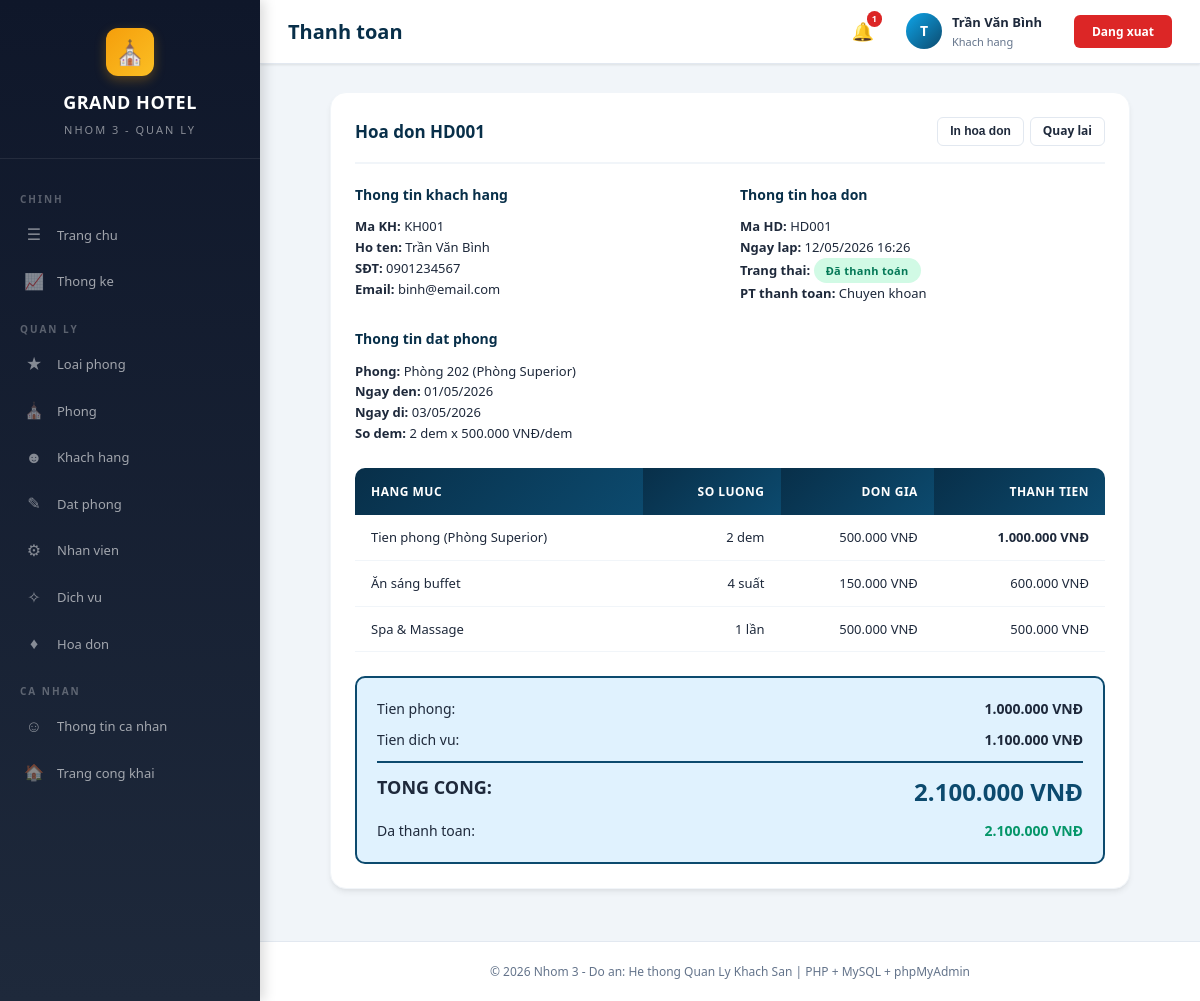
The app's page /thanhtoan.php?id=1 (signed in) with its own data.
### tables this page shows
CREATE TABLE IF NOT EXISTS hoadon (
    id INT AUTO_INCREMENT PRIMARY KEY,
    mahoadon VARCHAR(20) NOT NULL UNIQUE,
    datphong_id INT NOT NULL,
    nhanvien_id INT,
    ngaylap TIMESTAMP DEFAULT CURRENT_TIMESTAMP,
    tienphong DECIMAL(12,2) DEFAULT 0,
    tiendichvu DECIMAL(12,2) DEFAULT 0,
    tongtien DECIMAL(12,2) DEFAULT 0,
    phuthu DECIMAL(12,2) DEFAULT 0,
    giamgia DECIMAL(12,2) DEFAULT 0,
    thanhtoan DECIMAL(12,2) DEFAULT 0,
    trangthai ENUM('chua_thanh_toan', 'da_thanh_toan', 'da_huy') DEFAULT 'chua_thanh_toan',
    pt_thanhtoan ENUM('tien_mat', 'chuyen_khoan', 'the') DEFAULT 'tien_mat',
    ghichu TEXT,
    FOREIGN KEY (datphong_id) REFERENCES datphong(id) ON DELETE RESTRICT,
    FOREIGN KEY (nhanvien_id) REFERENCES nhanvien(id) ON DELETE SET NULL
);

CREATE TABLE IF NOT EXISTS khachhang (
    id INT AUTO_INCREMENT PRIMARY KEY,
    makh VARCHAR(20) NOT NULL UNIQUE,
    taikhoan_id INT,
    hoten VARCHAR(100) NOT NULL,
    cmnd VARCHAR(20),
    sdt VARCHAR(15),
    email VARCHAR(100),
    diachi TEXT,
    gioitinh ENUM('Nam', 'Nu', 'Khac') DEFAULT 'Nam',
    ngaysinh DATE,
    quoctich VARCHAR(50) DEFAULT 'Việt Nam',
    ghichu TEXT,
    created_at TIMESTAMP DEFAULT CURRENT_TIMESTAMP,
    FOREIGN KEY (taikhoan_id) REFERENCES taikhoan(id) ON DELETE SET NULL
);

CREATE TABLE IF NOT EXISTS phong (
    id INT AUTO_INCREMENT PRIMARY KEY,
    maphong VARCHAR(20) NOT NULL UNIQUE,
    tenphong VARCHAR(100) NOT NULL,
    loaiphong_id INT NOT NULL,
    tang INT DEFAULT 1,
    trangthai ENUM('trong', 'dang_thue', 'bao_tri', 'da_dat') DEFAULT 'trong',
    mota TEXT,
    hinhanh VARCHAR(255) DEFAULT '',
    created_at TIMESTAMP DEFAULT CURRENT_TIMESTAMP,
    FOREIGN KEY (loaiphong_id) REFERENCES loaiphong(id) ON DELETE RESTRICT
);

CREATE TABLE IF NOT EXISTS loaiphong (
    id INT AUTO_INCREMENT PRIMARY KEY,
    tenloai VARCHAR(100) NOT NULL,
    mota TEXT,
    giaban DECIMAL(12,2) NOT NULL DEFAULT 0,
    sophong_max INT DEFAULT 2,
    tienich TEXT,
    hinhanh VARCHAR(255) DEFAULT ''
);

CREATE TABLE IF NOT EXISTS datphong (
    id INT AUTO_INCREMENT PRIMARY KEY,
    madatphong VARCHAR(20) NOT NULL UNIQUE,
    khachhang_id INT NOT NULL,
    phong_id INT NOT NULL,
    nhanvien_id INT,
    ngayden DATE NOT NULL,
    ngaydi DATE NOT NULL,
    songuoi INT DEFAULT 1,
    yeucau TEXT,
    trangthai ENUM('cho_xac_nhan', 'da_xac_nhan', 'da_nhan_phong', 'da_tra_phong', 'da_huy') DEFAULT 'cho_xac_nhan',
    ghichu TEXT,
    created_at TIMESTAMP DEFAULT CURRENT_TIMESTAMP,
    updated_at TIMESTAMP DEFAULT CURRENT_TIMESTAMP ON UPDATE CURRENT_TIMESTAMP,
    FOREIGN KEY (khachhang_id) REFERENCES khachhang(id) ON DELETE RESTRICT,
    FOREIGN KEY (phong_id) REFERENCES phong(id) ON DELETE RESTRICT,
    FOREIGN KEY (nhanvien_id) REFERENCES nhanvien(id) ON DELETE SET NULL
);

CREATE TABLE IF NOT EXISTS sudung_dichvu (
    id INT AUTO_INCREMENT PRIMARY KEY,
    datphong_id INT NOT NULL,
    dichvu_id INT NOT NULL,
    soluong INT DEFAULT 1,
    thanhtien DECIMAL(12,2) DEFAULT 0,
    ngay_sd TIMESTAMP DEFAULT CURRENT_TIMESTAMP,
    FOREIGN KEY (datphong_id) REFERENCES datphong(id) ON DELETE CASCADE,
    FOREIGN KEY (dichvu_id) REFERENCES dichvu(id) ON DELETE RESTRICT
);

CREATE TABLE IF NOT EXISTS dichvu (
    id INT AUTO_INCREMENT PRIMARY KEY,
    madv VARCHAR(20) NOT NULL UNIQUE,
    tendv VARCHAR(100) NOT NULL,
    mota TEXT,
    gia DECIMAL(12,2) NOT NULL DEFAULT 0,
    donvitinh VARCHAR(30) DEFAULT 'lần',
    hinhanh VARCHAR(255) DEFAULT '',
    trangthai ENUM('hoat_dong', 'ngung') DEFAULT 'hoat_dong'
);

### thanhtoan.php (the view, shortened to what this page needs)
<?php
require_once 'config.php';
if (isset($_GET['id'])) {
    $id = (int)$_GET['id'];
    $stmt = $pdo->prepare("SELECT hd.*, dp.madatphong, dp.ngayden, dp.ngaydi, kh.hoten as tenkh, kh.makh, kh.sdt, kh.email, p.tenphong, p.maphong, lp.tenloai, lp.giaban, nv.hoten as tennv
        FROM hoadon hd
        LEFT JOIN datphong dp ON hd.datphong_id = dp.id
        LEFT JOIN khachhang kh ON dp.khachhang_id = kh.id
        LEFT JOIN phong p ON dp.phong_id = p.id
        LEFT JOIN loaiphong lp ON p.loaiphong_id = lp.id
        LEFT JOIN nhanvien nv ON hd.nhanvien_id = nv.id
        WHERE hd.id = ?");
    $stmt->execute([$id]);
    $hoadon = $stmt->fetch();
} else {
    header('Location: hoadon.php');
    exit;
}
$dsDichVu = $pdo->prepare("SELECT sd.*, dv.tendv, dv.gia, dv.donvitinh FROM sudung_dichvu sd LEFT JOIN dichvu dv ON sd.dichvu_id=dv.id WHERE sd.datphong_id=?");
$dsDichVu->execute([$hoadon['datphong_id']]);
$dichVuList = $dsDichVu->fetchAll();
require_once 'header.php';
?>
<div style="max-width:800px; margin:0 auto;">
    <div class="card">
        <div class="card-header">
            <h3>Hoa don <?php echo htmlspecialchars($hoadon['mahoadon']); ?></h3>
            <div class="btn-group no-print">
                <button onclick="window.print()" class="btn btn-outline btn-sm">In hoa don</button>
                <a href="hoadon.php" class="btn btn-outline btn-sm">Quay lai</a>
            </div>
        </div>
        <div style="display:grid; grid-template-columns:1fr 1fr; gap:20px; margin-bottom:24px;">
            <div>
                <h4 style="font-size:14px; font-weight:700; margin-bottom:10px; color:var(--primary-dark);">Thong tin khach hang</h4>
                <p style="font-size:13px;"><strong>Ma KH:</strong> <?php echo htmlspecialchars($hoadon['makh']); ?></p>
                <p style="font-size:13px;"><strong>Ho ten:</strong> <?php echo htmlspecialchars($hoadon['tenkh']); ?></p>
                <p style="font-size:13px;"><strong>SĐT:</strong> <?php echo htmlspecialchars($hoadon['sdt'] ?? ''); ?></p>
                <p style="font-size:13px;"><strong>Email:</strong> <?php echo htmlspecialchars($hoadon['email'] ?? ''); ?></p>
            </div>
            <div>
                <h4 style="font-size:14px; font-weight:700; margin-bottom:10px; color:var(--primary-dark);">Thong tin hoa don</h4>
                <p style="font-size:13px;"><strong>Ma HD:</strong> <?php echo htmlspecialchars($hoadon['mahoadon']); ?></p>
                <p style="font-size:13px;"><strong>Ngay lap:</strong> <?php echo date('d/m/Y H:i', strtotime($hoadon['ngaylap'])); ?></p>
                <p style="font-size:13px;"><strong>Trang thai:</strong> <?php echo getStatusBadge($hoadon['trangthai'], 'hoadon'); ?></p>
                <p style="font-size:13px;"><strong>PT thanh toan:</strong> <?php echo $hoadon['pt_thanhtoan'] === 'tien_mat' ? 'Tien mat' : ($hoadon['pt_thanhtoan'] === 'chuyen_khoan' ? 'Chuyen khoan' : 'The'); ?></p>
            </div>
        </div>
        <div style="margin-bottom:24px;">
            <h4 style="font-size:14px; font-weight:700; margin-bottom:10px; color:var(--primary-dark);">Thong tin dat phong</h4>
            <p style="font-size:13px;"><strong>Phong:</strong> <?php echo htmlspecialchars($hoadon['tenphong']); ?> (<?php echo htmlspecialchars($hoadon['tenloai']); ?>)</p>
            <p style="font-size:13px;"><strong>Ngay den:</strong> <?php echo formatDate($hoadon['ngayden']); ?></p>
            <p style="font-size:13px;"><strong>Ngay di:</strong> <?php echo formatDate($hoadon['ngaydi']); ?></p>
            <?php
            $soNgay = max(1, (strtotime($hoadon['ngaydi']) - strtotime($hoadon['ngayden'])) / 86400);
            ?>
            <p style="font-size:13px;"><strong>So dem:</strong> <?php echo $soNgay; ?> dem x <?php echo formatMoney($hoadon['giaban']); ?>/dem</p>
        </div>
        <table style="margin-bottom:24px;">
            <thead>
                <tr>
                    <th>Hang muc</th>
                    <th class="text-right">So luong</th>
                    <th class="text-right">Don gia</th>
                    <th class="text-right">Thanh tien</th>
                </tr>
            </thead>
            <tbody>
                <tr>
                    <td>Tien phong (<?php echo htmlspecialchars($hoadon['tenloai']); ?>)</td>
                    <td class="text-right"><?php echo $soNgay; ?> dem</td>
                    <td class="text-right"><?php echo formatMoney($hoadon['giaban']); ?></td>
                    <td class="text-right"><strong><?php echo formatMoney($hoadon['tienphong']); ?></strong></td>
                </tr>
                <?php foreach ($dichVuList as $dv): ?>
                <tr>
                    <td><?php echo htmlspecialchars($dv['tendv']); ?></td>
                    <td class="text-right"><?php echo $dv['soluong']; ?> <?php echo htmlspecialchars($dv['donvitinh']); ?></td>
                    <td class="text-right"><?php echo formatMoney($dv['gia']); ?></td>
                    <td class="text-right"><?php echo formatMoney($dv['thanhtien']); ?></td>
                </tr>
                <?php endforeach; ?>
            </tbody>
        </table>
        <div style="border:2px solid var(--primary); border-radius:var(--radius); padding:20px; background:var(--primary-lighter);">
            <div class="d-flex justify-between mb-1">
                <span style="font-size:14px;">Tien phong:</span>
                <span style="font-size:14px; font-weight:700;"><?php echo formatMoney($hoadon['tienphong']); ?></span>
            </div>
            <div class="d-flex justify-between mb-1">
                <span style="font-size:14px;">Tien dich vu:</span>
                <span style="font-size:14px; font-weight:700;"><?php echo formatMoney($hoadon['tiendichvu']); ?></span>
            </div>
            <div style="border-top:2px solid var(--primary); margin-top:10px; padding-top:10px;">
                <div class="d-flex justify-between">
                    <span style="font-size:18px; font-weight:800;">TONG CONG:</span>
                    <span style="font-size:24px; font-weight:800; color:var(--primary);"><?php echo formatMoney($hoadon['tongtien']); ?></span>
                </div>
                <?php if ($hoadon['thanhtoan'] > 0): ?>
                <div class="d-flex justify-between mt-1">
                    <span style="font-size:14px;">Da thanh toan:</span>
                    <span style="font-size:14px; font-weight:700; color:var(--success);"><?php echo formatMoney($hoadon['thanhtoan']); ?></span>
                </div>
                <?php endif; ?>
            </div>
        </div>
    </div>
</div>
<?php require_once 'footer.php'; ?>

### config.php (shortened to what this page needs)
<?php
function formatMoney($amount) {
    return number_format($amount, 0, ',', '.') . ' VNĐ';
}
function formatDate($date) {
    return date('d/m/Y', strtotime($date));
}
function getStatusBadge($status, $type = 'phong') {
    $map = [
        'phong' => [
            'trong' => ['badge-success', 'Trống'],
            'dang_thue' => ['badge-info', 'Đang thuê'],
            'bao_tri' => ['badge-danger', 'Bảo trì'],
            'da_dat' => ['badge-warning', 'Đã đặt'],
        ],
        'datphong' => [
            'cho_xac_nhan' => ['badge-warning', 'Chờ xác nhận'],
            'da_xac_nhan' => ['badge-info', 'Đã xác nhận'],
            'da_nhan_phong' => ['badge-primary', 'Đã nhận phòng'],
            'da_tra_phong' => ['badge-success', 'Đã trả phòng'],
            'da_huy' => ['badge-danger', 'Đã hủy'],
        ],
        'hoadon' => [
            'chua_thanh_toan' => ['badge-danger', 'Chưa thanh toán'],
            'da_thanh_toan' => ['badge-success', 'Đã thanh toán'],
            'da_huy' => ['badge-secondary', 'Đã hủy'],
        ],
        'nhanvien' => [
            'hoat_dong' => ['badge-success', 'Hoạt động'],
            'nghi_viec' => ['badge-danger', 'Nghỉ việc'],
        ],
        'dichvu' => [
            'hoat_dong' => ['badge-success', 'Hoạt động'],
            'ngung' => ['badge-danger', 'Ngưng'],
        ],
        'taikhoan' => [
            'hoat_dong' => ['badge-success', 'Hoạt động'],
            'khoa' => ['badge-danger', 'Khóa'],
        ],
    ];
    $item = $map[$type][$status] ?? ['badge-secondary', $status];
    return '<span class="badge ' . $item[0] . '">' . $item[1] . '</span>';
}
?>

### style.css (style rules this page uses)
* { margin: 0; padding: 0; box-sizing: border-box; }
:root { --primary: #0c4a6e; --primary-light: #0ea5e9; --primary-lighter: #e0f2fe; --primary-dark: #082f49; --accent: #f59e0b; --accent-light: #fbbf24; --accent-lighter: #fef3c7; --success: #059669; --success-light: #10b981; --success-lighter: #d1fae5; --warning: #d97706; --warning-lighter: #fef3c7; --danger: #dc2626; --danger-light: #ef4444; --danger-lighter: #fee2e2; --info: #0284c7; --info-lighter: #e0f2fe; --bg: #f1f5f9; --bg-dark: #0f172a; --card: #ffffff; --text: #1e293b; --text-light: #64748b; --text-lighter: #94a3b8; --border: #e2e8f0; --border-light: #f1f5f9; --sidebar-w: 260px; --topbar-h: 64px; --radius: 10px; --radius-sm: 6px; --radius-lg: 16px; --shadow: 0 1px 3px rgba(0,0,0,0.06), 0 1px 2px rgba(0,0,0,0.04); --shadow-md: 0 4px 6px -1px rgba(0,0,0,0.07), 0 2px 4px -2px rgba(0,0,0,0.05); --shadow-lg: 0 10px 15px -3px rgba(0,0,0,0.08), 0 4px 6px -4px rgba(0,0,0,0.04); --shadow-xl: 0 20px 25px -5px rgba(0,0,0,0.1), 0 8px 10px -6px rgba(0,0,0,0.06); --transition: all 0.2s cubic-bezier(0.4, 0, 0.2, 1); }
body { font-family: 'Segoe UI', -apple-system, BlinkMacSystemFont, sans-serif; background: var(--bg); color: var(--text); line-height: 1.6; font-size: 14px; -webkit-font-smoothing: antialiased; }
a { color: var(--primary-light); text-decoration: none; transition: var(--transition); }
.card { background: var(--card); border-radius: var(--radius-lg); box-shadow: var(--shadow-md); padding: 24px; margin-bottom: 24px; border: 1px solid var(--border-light); transition: var(--transition); }
.card-header { display: flex; justify-content: space-between; align-items: center; margin-bottom: 20px; padding-bottom: 16px; border-bottom: 2px solid var(--border-light); }
.card-header h3 { font-size: 17px; font-weight: 700; color: var(--primary-dark); }
table { width: 100%; border-collapse: separate; border-spacing: 0; }
table thead th { background: linear-gradient(135deg, var(--primary-dark), var(--primary)); color: #fff; padding: 14px 16px; text-align: left; font-size: 12px; font-weight: 600; white-space: nowrap; text-transform: uppercase; letter-spacing: 0.5px; border-bottom: none; }
table thead th:first-child { border-radius: var(--radius) 0 0 0; }
table thead th:last-child { border-radius: 0 var(--radius) 0 0; }
table tbody td { padding: 12px 16px; border-bottom: 1px solid var(--border-light); font-size: 13px; vertical-align: middle; }
table tbody tr { transition: var(--transition); }
.btn { display: inline-flex; align-items: center; gap: 6px; padding: 9px 18px; border: none; border-radius: var(--radius-sm); font-size: 13px; font-weight: 600; cursor: pointer; transition: var(--transition); text-decoration: none; line-height: 1.4; box-shadow: 0 1px 2px rgba(0,0,0,0.05); }
.btn-outline { background: transparent; border: 1.5px solid var(--border); color: var(--text); box-shadow: none; }
.btn-sm { padding: 5px 12px; font-size: 12px; }
.btn-group { display: flex; gap: 6px; flex-wrap: wrap; }
.badge { display: inline-flex; align-items: center; gap: 4px; padding: 4px 12px; border-radius: 20px; font-size: 11px; font-weight: 600; white-space: nowrap; letter-spacing: 0.3px; }
.badge-success { background: var(--success-lighter); color: #047857; }
.text-right { text-align: right; }
.mt-1 { margin-top: 8px; }
.mb-1 { margin-bottom: 8px; }
.d-flex { display: flex; }
.justify-between { justify-content: space-between; }

### records on screen
hoadon: mahoadon "HD001", khachhang.makh "KH001", khachhang.hoten "Trần Văn Bình", khachhang.sdt "0901234567", khachhang.email "binh@email.com", ngaylap "12/05/2026 16:26", trangthai "Đã thanh toán", phong.tenphong "Phòng 202", loaiphong.tenloai "Phòng Superior", datphong.ngayden "01/05/2026", datphong.ngaydi "03/05/2026", datphong.ngayden "2", loaiphong.giaban "500.000 VNĐ", tienphong "1.000.000 VNĐ", tiendichvu "1.100.000 VNĐ", tongtien "2.100.000 VNĐ", thanhtoan "2.100.000 VNĐ"
sudung_dichvu: dichvu.tendv "Ăn sáng buffet", soluong "4", dichvu.donvitinh "suất", dichvu.gia "150.000 VNĐ", thanhtien "600.000 VNĐ"
sudung_dichvu: dichvu.tendv "Spa & Massage", soluong "1", dichvu.donvitinh "lần", dichvu.gia "500.000 VNĐ", thanhtien "500.000 VNĐ"

### other values on screen
$page_title "Thanh toan"
$unread "1"
mb_substr($_SESSION['hoten'] ?? 'A', 0, 1, 'UTF-8') "T"
$_SESSION['hoten'] "Trần Văn Bình"
